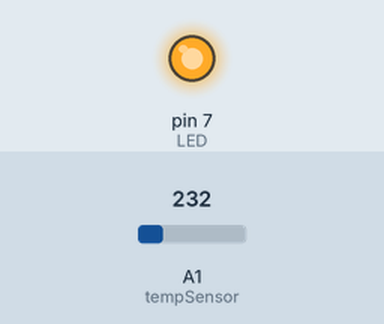
Simulated run of this sketch. Board: Arduino Uno, built with avr-gcc and run on an emulated ATmega328P. Parts: output pins drawn as LEDs (lit = HIGH). Inputs (shaded band) come from the test bench; at power-on: A1 (tempSensor) = 232. What the sketch prints to the serial monitor is not drawn.

Above: at 0.1 s.
Timing chart, 0 to 1.6 s (numbered marks = the images above):
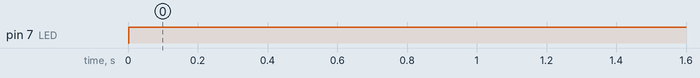

Measured:
- by itself, pin 7 (LED): LOW → HIGH at 0.00 s

The sketch:

cricket.ino
```cpp
/* cricket
 *
 *  CSE 132 - Assignment 3
 *
 *  Fill this out so we know whose assignment this is.
 *
 *  Name: David Park
 *  WUSTL Key: d.park@wustl.edu
 *
 *  and if two are partnered together
 *
 *  Name:
 *  WUSTL Key:
 */
const int tempSensor = A1;
const int LED = 7;

const unsigned long cyclePeriod = 250;
unsigned long nextCycle = 0;
const unsigned long blinkDuration = 200; //off
unsigned long nextBlinkCycle = 0; // off
unsigned long blinkPeriod = 0;
unsigned long nextBlinkPeriod = 0;

float temp;
float rAvg;

const int FILTER_COUNTS = 8;
float tempSet[FILTER_COUNTS];
unsigned int count = 0;
unsigned int count2 = 1;
float fluctSum = 0;
float holder = 0;

enum State {
  Blink,
  stopBlink
}state = stopBlink;

void setup() {
  // put your setup code here, to run once:
  Serial.begin(9600);
  pinMode(tempSensor, INPUT_PULLUP);
  pinMode(LED, OUTPUT);
  analogReference(INTERNAL);
}

void loop() {
  // put your main code here, to run repeatedly:
  unsigned long now = millis();
  if(now >= nextCycle) {
    readTemp();
    rollingAvg();
    Serial.print("temp: ");
    Serial.print(temp);
    Serial.print("          avg: ");
    Serial.println(rAvg);
    //Serial.println(blinkPeriod);
    nextCycle = now + cyclePeriod;
  }
  blinkPeriod = 1/((((rAvg-10)*7)+40)/60000);
  state = nextState(state);
}

State nextState(State state) {
  unsigned long now = millis();
  switch(state) {
    case Blink:
      if(now >= nextBlinkPeriod) {
        //Serial.println("off");
        digitalWrite(LED, LOW);
        nextBlinkCycle = now + blinkDuration;
        state = stopBlink;

      }
      break;
    case stopBlink:
      if(now >= nextBlinkCycle) {
        //Serial.println("on");
        digitalWrite(LED, HIGH);
        nextBlinkPeriod = now + blinkPeriod;

        state = Blink;
      }
      break;
  }
  return state;
}

void readTemp() {
    int rawCount = analogRead(tempSensor);
    //Serial.print("Raw Count: ");
    //Serial.println(rawCount);
    float volt = rawCount*0.001;
    //Serial.print("Voltage: ");
    //Serial.println(volt);
    temp = 25+((volt-0.750)*100);
    tempSet[count % FILTER_COUNTS] = temp;
    count += 1;

}

void rollingAvg() {
  if(count2<=8) {
    fluctSum += temp;
    holder = tempSet[0];
  }else {
    fluctSum -= holder;
    fluctSum += temp;
    holder = tempSet[count2%FILTER_COUNTS];
  }

  count2 += 1;
  if(count2 <= 8) {
    rAvg = fluctSum/(count2-1);
  }else {
    rAvg = fluctSum/FILTER_COUNTS;
  }
}
```
